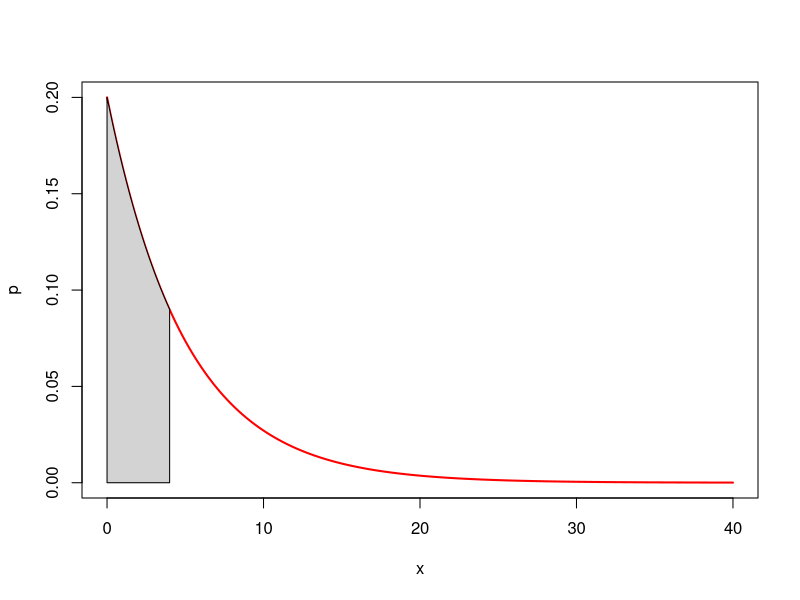
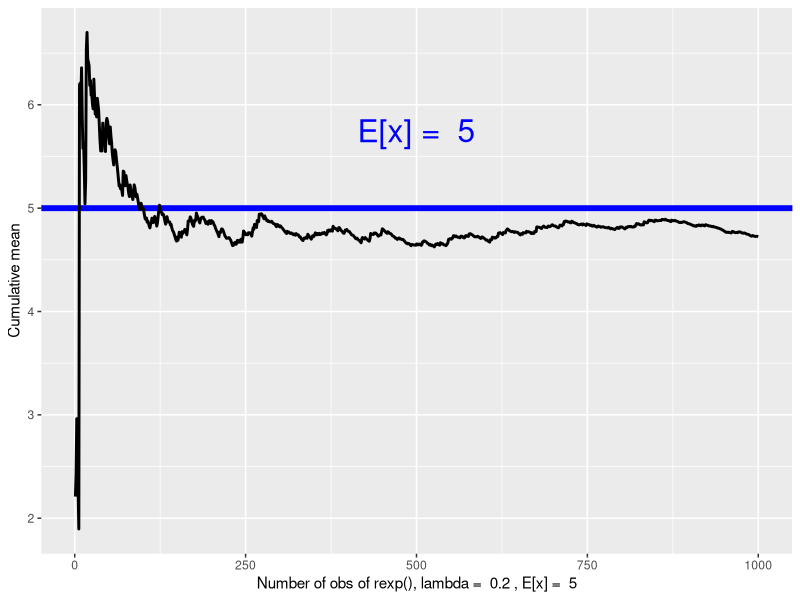
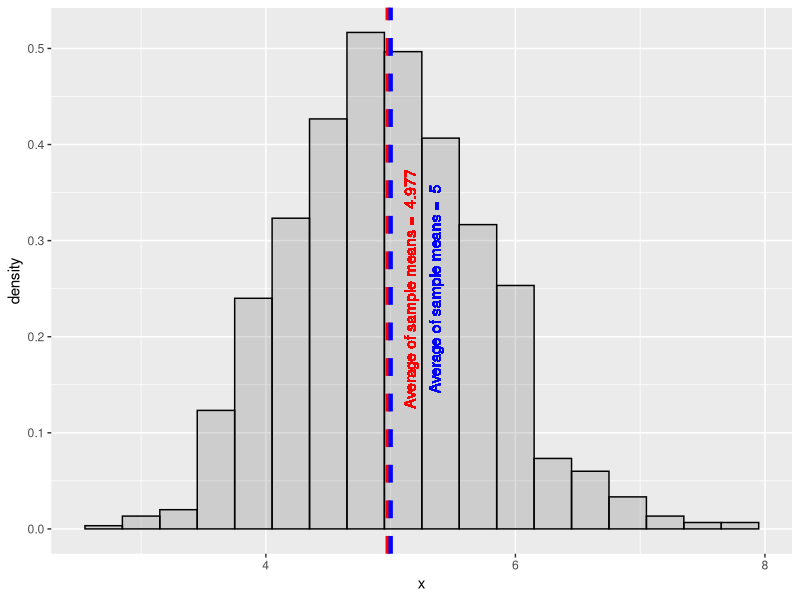
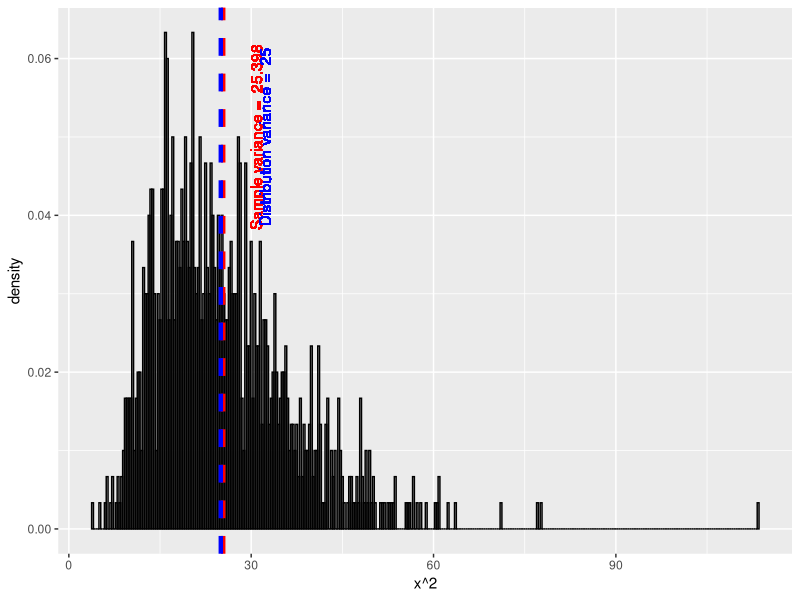
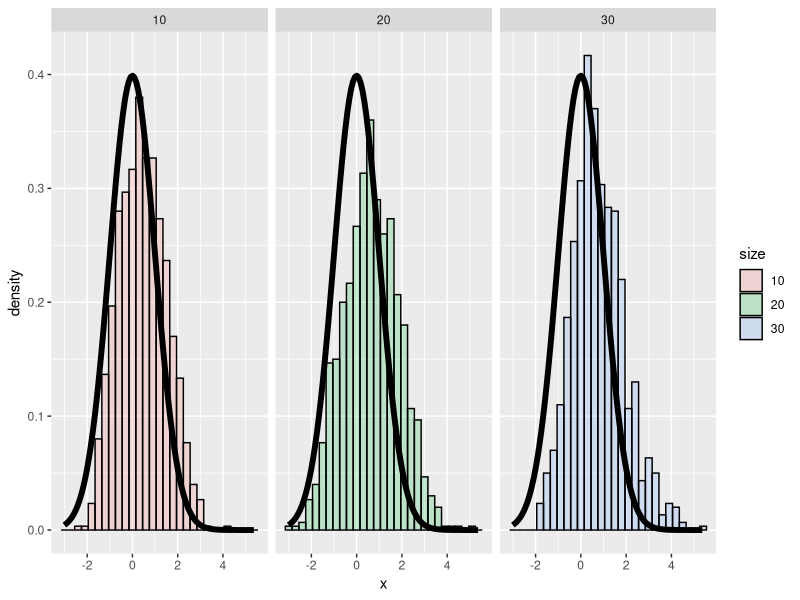
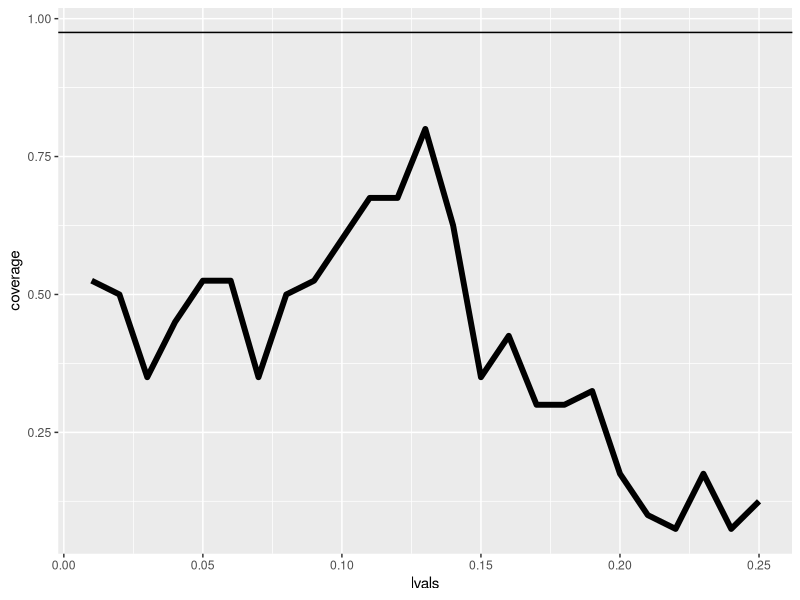

R code for these plots, in order: (Note: this script raises an error after producing the figures.)
## ---- chunk 1
    SHOW.ALL <- FALSE
    suppressMessages(library(knitr))
    opts_knit$set(verbose = SHOW.ALL, progress = TRUE)
## ---- chunk 2
# set the working directory
setwd("~/Google Drive/projects/r/coursera/statinference-006")

# pre-load all required dependencies
load.package <- function(x) {
    if (!suppressMessages(require(x, character.only = TRUE))) {
        warning(paste("WARNING. Package", x, "not found. Installing now."))
        install.packages(x, dep = TRUE)
        if(!require(x, character.only = TRUE)) {
            stop(paste("ABORT. Package", x, "not found"))
        }
    }
}

required.packages <- c("dplyr", "ggplot2")
for(i in 1:length(required.packages)) {
    load.package(required.packages[i])   
}
## ---- chunk 3
x = seq(0, 40, length = 200)
y = dexp(x, rate = 0.2)
plot(x, y, type="l", lwd = 2, col = "red", ylab = "p")
x = seq(0, 4, length = 200)
y = dexp(x, rate = 0.2)
polygon(c(0, x, 4), c(0, y, 0), col = "lightgray")
## ---- chunk 4
lambda <- 0.2      # rate of descent
mu <- 1/lambda     # expected value 
sigma <- 1/lambda  # standard deviation 
## ---- chunk 5
set.seed(12345)
nosim <- 1000

means <- cumsum(rexp(nosim, lambda)) / (1  : nosim)
g <- ggplot(data.frame(x = 1 : nosim, y = means), aes(x = x, y = y)) 
g <- g + geom_hline(yintercept = mu, size = 2, color = "blue") + geom_line(size = 1) 
g <- g + annotate("text", label = paste("E[x] = ", mu), x = 500, y = 1.15*mu, size = 8, colour = "blue")
g + labs(x = paste("Number of obs of rexp(), lambda = ", lambda, ", E[x] = ", round(mu, 3)), y = "Cumulative mean")
## ---- chunk 6
n <- 40 
x <- apply(matrix(rexp(n*nosim, lambda), nosim, n), 1, mean)
g <- ggplot(data.frame(x = x), aes(x = x)) + geom_histogram(alpha = .20, binwidth=.3, colour = "black", aes(y = ..density..)) 
g + geom_vline(aes(xintercept = mean(x)), color = "red", linetype = "dashed", size = 1.5) +
geom_text(aes(x = mean(x), label=paste("\n\nAverage of sample means = ", round(mean(x), 3)), y=0.25), 
color="red", angle=90, text=element_text(size=6)) +
geom_vline(aes(xintercept = mu), color = "blue", linetype = "dashed", size = 1.5) +
geom_text(aes(x = mu, label=paste("\n\n\n\nAverage of sample means = ", round(mu, 3)), y=0.25), 
color="blue", angle=90, text=element_text(size=6))
## ---- chunk 7
n <- 40
x <- apply(matrix(rexp(n*nosim, lambda), nosim, n), 1, sd)
g <- ggplot(data.frame(x = x), aes(x = x^2)) + geom_histogram(alpha = 0.20, binwidth = 0.3, colour = "black", aes(y = ..density..)) 
g + geom_vline(aes(xintercept = mean(x^2)), color = "red", linetype = "dashed", size = 1.5) +
geom_text(aes(x = mean(x^2), label=paste("\n\n\nSample variance = ", round(mean(x^2), 3)), y = 0.05), 
color="red", angle=90, text=element_text(size=6)) +
geom_vline(aes(xintercept = sigma^2), color = "blue", linetype = "dashed", size = 1.5) +
geom_text(aes(x = sigma^2, label=paste("\n\n\n\nDistribution variance = ", round(sigma^2, 3)), y = 0.05), 
color="blue", angle=90, text=element_text(size=6))
## ---- chunk 8
n <- 40 
cfunc <- function(x, n) sqrt(n) * (mean(x) - mu) / sigma
dat <- data.frame(
  x = c(apply(matrix(sample(rexp(n, lambda), nosim * 10, replace = TRUE), 
                     nosim), 1, cfunc, 10),
        apply(matrix(sample(rexp(n, lambda), nosim * 20, replace = TRUE), 
                     nosim), 1, cfunc, 20),
        apply(matrix(sample(rexp(n, lambda), nosim * 30, replace = TRUE), 
                     nosim), 1, cfunc, 30)
        ),
  size = factor(rep(c(10, 20, 30), rep(nosim, 3))))
g <- ggplot(dat, aes(x = x, fill = size)) + geom_histogram(alpha = .20, binwidth=.3, colour = "black", aes(y = ..density..)) 
g <- g + stat_function(fun = dnorm, size = 2)
g + facet_grid(. ~ size)
## ---- chunk 9
n <- 40
lvals <- seq(0.01, 0.25, by = 0.01)
coverage <- sapply(lvals, function(l){
  phats <- rexp(n, l) / n
  ll <- phats - qexp(0.975) * sd(phats) / sqrt(n)
  ul <- phats + qexp(0.975) * sd(phats) / sqrt(n)
  mean(ll < l & ul > l)
})

ggplot(data.frame(lvals, coverage), aes(x = lvals, y = coverage)) + 
geom_line(size = 2) + geom_hline(yintercept = 0.975)
## ---- chunk 10
# save working image so we can look at it later
save.image("~/Google Drive/projects/r/coursera/statinference-006/statinference-006-pt1.RData")
